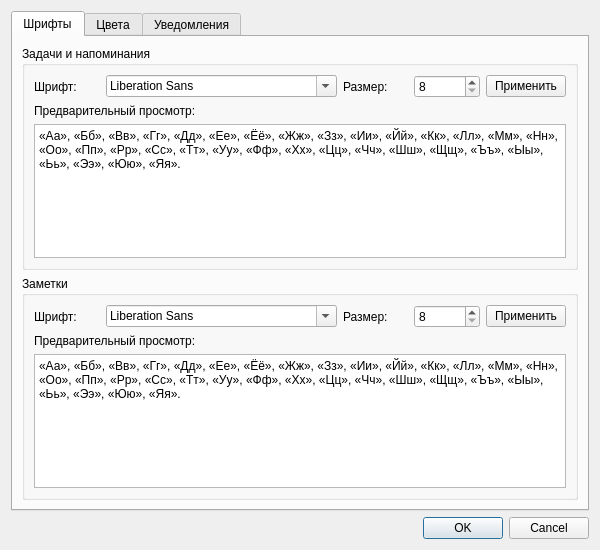
<?xml version="1.0" encoding="UTF-8"?>
<ui version="4.0">
 <class>SettingsDialog</class>
 <widget class="QDialog" name="SettingsDialog">
  <property name="geometry">
   <rect>
    <x>0</x>
    <y>0</y>
    <width>600</width>
    <height>550</height>
   </rect>
  </property>
  <property name="windowTitle">
   <string>Настройки</string>
  </property>
  <layout class="QVBoxLayout" name="verticalLayout">
   <item>
    <widget class="QTabWidget" name="tabWidget">
     <property name="currentIndex">
      <number>0</number>
     </property>
     <widget class="QWidget" name="fontsTab">
      <attribute name="title">
       <string>Шрифты</string>
      </attribute>
      <layout class="QVBoxLayout" name="verticalLayout_2">
       <item>
        <widget class="QGroupBox" name="tasksGroup">
         <property name="title">
          <string>Задачи и напоминания</string>
         </property>
         <layout class="QVBoxLayout" name="verticalLayout_3">
          <item>
           <layout class="QHBoxLayout" name="horizontalLayout">
            <item>
             <widget class="QLabel" name="labelFont">
              <property name="text">
               <string>Шрифт:</string>
              </property>
              <property name="minimumWidth">
               <number>70</number>
              </property>
             </widget>
            </item>
            <item>
             <widget class="QFontComboBox" name="fontComboBoxTasks"/>
            </item>
            <item>
             <widget class="QLabel" name="labelSize">
              <property name="text">
               <string>Размер:</string>
              </property>
             </widget>
            </item>
            <item>
             <widget class="QSpinBox" name="spinBoxTasks">
              <property name="minimum">
               <number>8</number>
              </property>
              <property name="maximum">
               <number>72</number>
              </property>
             </widget>
            </item>
            <item>
             <widget class="QPushButton" name="pushButtonTasks">
              <property name="text">
               <string>Применить</string>
              </property>
             </widget>
            </item>
           </layout>
          </item>
          <item>
           <widget class="QLabel" name="labelPreview">
            <property name="text">
             <string>Предварительный просмотр:</string>
            </property>
           </widget>
          </item>
          <item>
           <widget class="QPlainTextEdit" name="plainTextEditTasksPreview">
            <property name="maximumHeight">
             <number>80</number>
            </property>
            <property name="plainText">
             <string>«Аа», «Бб», «Вв», «Гг», «Дд», «Ее», «Ёё», «Жж», «Зз», «Ии», «Йй», «Кк», «Лл», «Мм», «Нн», «Оо», «Пп», «Рр», «Сс», «Тт», «Уу», «Фф», «Хх», «Цц», «Чч», «Шш», «Щщ», «Ъъ», «Ыы», «Ьь», «Ээ», «Юю», «Яя».</string>
            </property>
           </widget>
          </item>
         </layout>
        </widget>
       </item>
       <item>
        <widget class="QGroupBox" name="notesGroup">
         <property name="title">
          <string>Заметки</string>
         </property>
         <layout class="QVBoxLayout" name="verticalLayout_4">
          <item>
           <layout class="QHBoxLayout" name="horizontalLayout_2">
            <item>
             <widget class="QLabel" name="labelFont2">
              <property name="text">
               <string>Шрифт:</string>
              </property>
              <property name="minimumWidth">
               <number>70</number>
              </property>
             </widget>
            </item>
            <item>
             <widget class="QFontComboBox" name="fontComboBoxNotes"/>
            </item>
            <item>
             <widget class="QLabel" name="labelSize2">
              <property name="text">
               <string>Размер:</string>
              </property>
             </widget>
            </item>
            <item>
             <widget class="QSpinBox" name="spinBoxNotes">
              <property name="minimum">
               <number>8</number>
              </property>
              <property name="maximum">
               <number>72</number>
              </property>
             </widget>
            </item>
            <item>
             <widget class="QPushButton" name="pushButtonNotes">
              <property name="text">
               <string>Применить</string>
              </property>
             </widget>
            </item>
           </layout>
          </item>
          <item>
           <widget class="QLabel" name="labelPreview2">
            <property name="text">
             <string>Предварительный просмотр:</string>
            </property>
           </widget>
          </item>
          <item>
           <widget class="QPlainTextEdit" name="plainTextEditNotesPreview">
            <property name="maximumHeight">
             <number>80</number>
            </property>
            <property name="plainText">
             <string>«Аа», «Бб», «Вв», «Гг», «Дд», «Ее», «Ёё», «Жж», «Зз», «Ии», «Йй», «Кк», «Лл», «Мм», «Нн», «Оо», «Пп», «Рр», «Сс», «Тт», «Уу», «Фф», «Хх», «Цц», «Чч», «Шш», «Щщ», «Ъъ», «Ыы», «Ьь», «Ээ», «Юю», «Яя».</string>
            </property>
           </widget>
          </item>
         </layout>
        </widget>
       </item>
       <item>
        <spacer name="verticalSpacer">
         <property name="orientation">
          <enum>Qt::Vertical</enum>
         </property>
         <property name="sizeHint" stdset="0">
          <size>
           <width>20</width>
           <height>40</height>
          </size>
         </property>
        </spacer>
       </item>
      </layout>
     </widget>
     <widget class="QWidget" name="colorsTab">
      <attribute name="title">
       <string>Цвета</string>
      </attribute>
      <layout class="QVBoxLayout" name="verticalLayout_5">
       <item>
        <widget class="QGroupBox" name="colorsGroup">
         <property name="title">
          <string>Цветовая схема задач</string>
         </property>
         <layout class="QGridLayout" name="gridLayout">
          <item row="0" column="0">
           <widget class="QLabel" name="labelDoneColor">
            <property name="text">
             <string>Завершенные задачи:</string>
            </property>
           </widget>
          </item>
          <item row="0" column="1">
           <widget class="QPushButton" name="pushButtonDoneColor">
            <property name="text">
             <string/>
            </property>
            <property name="minimumSize">
             <size>
              <width>100</width>
              <height>40</height>
             </size>
            </property>
           </widget>
          </item>
          <item row="0" column="2">
           <widget class="QLabel" name="labelDoneDesc">
            <property name="text">
             <string>Цвет для прошедших задач</string>
            </property>
            <property name="styleSheet">
             <string notr="true">color: #666;</string>
            </property>
           </widget>
          </item>
          <item row="1" column="0">
           <widget class="QLabel" name="labelProgressColor">
            <property name="text">
             <string>Текущие задачи:</string>
            </property>
           </widget>
          </item>
          <item row="1" column="1">
           <widget class="QPushButton" name="pushButtonProgressColor">
            <property name="text">
             <string/>
            </property>
            <property name="minimumSize">
             <size>
              <width>100</width>
              <height>40</height>
             </size>
            </property>
           </widget>
          </item>
          <item row="1" column="2">
           <widget class="QLabel" name="labelProgressDesc">
            <property name="text">
             <string>Цвет для предстоящих задач</string>
            </property>
            <property name="styleSheet">
             <string notr="true">color: #666;</string>
            </property>
           </widget>
          </item>
         </layout>
        </widget>
       </item>
       <item>
        <spacer name="verticalSpacer_2">
         <property name="orientation">
          <enum>Qt::Vertical</enum>
         </property>
         <property name="sizeHint" stdset="0">
          <size>
           <width>20</width>
           <height>40</height>
          </size>
         </property>
        </spacer>
       </item>
      </layout>
     </widget>
     <widget class="QWidget" name="notificationsTab">
      <attribute name="title">
       <string>Уведомления</string>
      </attribute>
      <layout class="QVBoxLayout" name="verticalLayout_6">
       <item>
        <widget class="QGroupBox" name="notificationsGroup">
         <property name="title">
          <string>Настройки уведомлений</string>
         </property>
         <layout class="QVBoxLayout" name="verticalLayout_7">
          <item>
           <widget class="QCheckBox" name="checkBoxSystemTray">
            <property name="text">
             <string>Всплывающие сообщения</string>
            </property>
            <property name="checked">
             <bool>true</bool>
            </property>
           </widget>
          </item>
          <item>
           <layout class="QHBoxLayout" name="horizontalLayout_3">
            <item>
             <widget class="QLabel" name="labelDuration">
              <property name="text">
               <string>Длительность показа (сек):</string>
              </property>
             </widget>
            </item>
            <item>
             <widget class="QSpinBox" name="spinBoxTraySec">
              <property name="minimum">
               <number>2</number>
              </property>
              <property name="maximum">
               <number>20</number>
              </property>
              <property name="value">
               <number>5</number>
              </property>
             </widget>
            </item>
            <item>
             <spacer name="horizontalSpacer">
              <property name="orientation">
               <enum>Qt::Horizontal</enum>
              </property>
              <property name="sizeHint" stdset="0">
               <size>
                <width>40</width>
                <height>20</height>
               </size>
              </property>
             </spacer>
            </item>
           </layout>
          </item>
          <item>
           <widget class="QLabel" name="labelNotificationInfo">
            <property name="text">
             <string>Уведомления будут показываться при наступлении времени задачи</string>
            </property>
            <property name="styleSheet">
             <string notr="true">color: #666; font-style: italic;</string>
            </property>
            <property name="wordWrap">
             <bool>true</bool>
            </property>
           </widget>
          </item>
         </layout>
        </widget>
       </item>
       <item>
        <spacer name="verticalSpacer_3">
         <property name="orientation">
          <enum>Qt::Vertical</enum>
         </property>
         <property name="sizeHint" stdset="0">
          <size>
           <width>20</width>
           <height>40</height>
          </size>
         </property>
        </spacer>
       </item>
      </layout>
     </widget>
    </widget>
   </item>
   <item>
    <widget class="QDialogButtonBox" name="buttonBox">
     <property name="standardButtons">
      <set>QDialogButtonBox::Cancel|QDialogButtonBox::Ok</set>
     </property>
    </widget>
   </item>
  </layout>
 </widget>
 <resources/>
 <connections/>
</ui>
